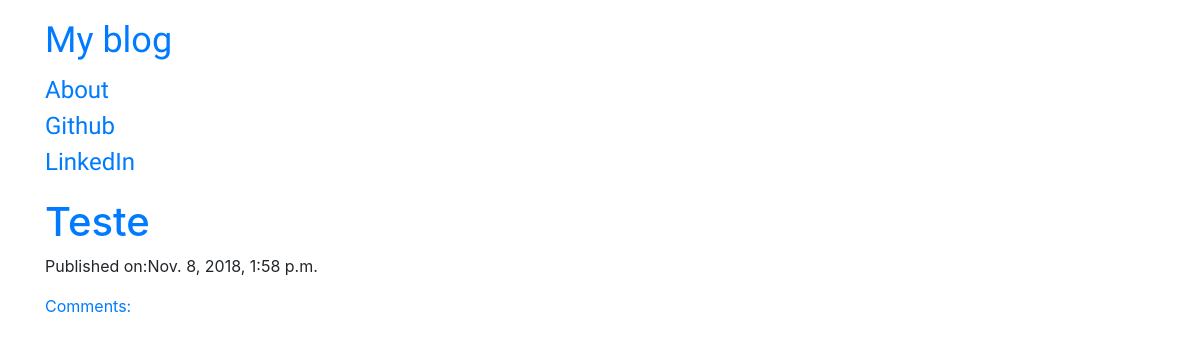
The app's page /, older data.
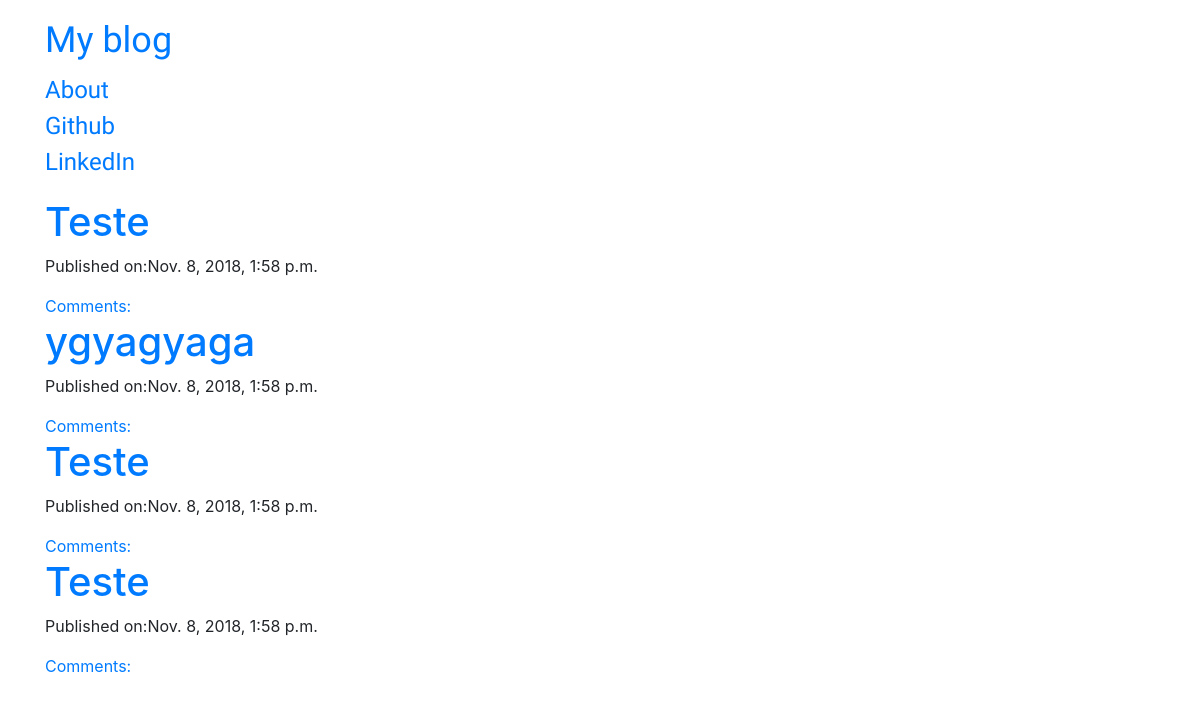
The same page, newer data.
### blog/models.py (models this page shows, shortened)
class Post(models.Model):
    author = models.ForeignKey('auth.User', on_delete=models.CASCADE)
    title = models.CharField(max_length=200)
    text = models.TextField()
    create_date = models.DateTimeField(default=timezone.now())
    published_date = models.DateTimeField(blank=True,null=True)

### blog/views.py (the view)
# urls.py: url(r'^$',views.PostListView.as_view(),name='post_list'),
class PostListView(ListView):
    model = Post
    def get_queryset(self):
        return Post.objects.filter(published_date__lte=timezone.now()).order_by('-published_date')

### blog/templates/blog/post_list.html
{% extends "blog/base.html" %}
{% block content %}
<div class="centerstage">
  {% for post in post_list %}
  <div class="post">
    <h1><a href="{% url 'post_detail' pk=post.pk %}">{{ post.title }}</a></h1>
    <div class="date">
      <p>Published on:{{post.published_date}}</p>
    </div>
    <a href="{% url 'post_detail' pk=post.pk %}">Comments: {{post.approved_comments.count}}</a>
  </div>
  {% endfor %}
</div>
{% endblock %}

Row changes from the older to the newer data that the page shows:
now on this page (row edited): Post: title "ygyagyaga", published_date "Nov. 8, 2018, 1:58 p.m."
added Post: title "Teste", published_date "Nov. 8, 2018, 1:58 p.m."
added Post: title "Teste", published_date "Nov. 8, 2018, 1:58 p.m."
